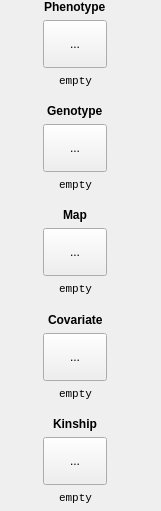
   <widget class="QFrame" name="frame_10">
    <property name="geometry">
     <rect>
      <x>10</x>
      <y>20</y>
      <width>161</width>
      <height>511</height>
     </rect>
    </property>
    <property name="sizePolicy">
     <sizepolicy hsizetype="Preferred" vsizetype="Preferred">
      <horstretch>0</horstretch>
      <verstretch>0</verstretch>
     </sizepolicy>
    </property>
    <property name="layoutDirection">
     <enum>Qt::LeftToRight</enum>
    </property>
    <property name="frameShape">
     <enum>QFrame::NoFrame</enum>
    </property>
    <property name="frameShadow">
     <enum>QFrame::Plain</enum>
    </property>
    <widget class="QWidget" name="layoutWidget_2">
     <property name="geometry">
      <rect>
       <x>0</x>
       <y>0</y>
       <width>151</width>
       <height>505</height>
      </rect>
     </property>
     <layout class="QGridLayout" name="gridLayout_3">
      <item row="0" column="0">
       <layout class="QVBoxLayout" name="verticalLayout_2">
        <item alignment="Qt::AlignHCenter">
         <widget class="QLabel" name="label_3">
          <property name="font">
           <font>
            <family>Arial</family>
            <weight>75</weight>
            <bold>true</bold>
           </font>
          </property>
          <property name="text">
           <string>Phenotype</string>
          </property>
         </widget>
        </item>
        <item alignment="Qt::AlignHCenter">
         <widget class="MToolButton" name="pheFileToolButton">
          <property name="minimumSize">
           <size>
            <width>64</width>
            <height>48</height>
           </size>
          </property>
          <property name="cursor">
           <cursorShape>PointingHandCursor</cursorShape>
          </property>
          <property name="acceptDrops">
           <bool>true</bool>
          </property>
          <property name="text">
           <string>...</string>
          </property>
          <property name="iconSize">
           <size>
            <width>32</width>
            <height>32</height>
           </size>
          </property>
          <property name="autoRaise">
           <bool>false</bool>
          </property>
         </widget>
        </item>
        <item alignment="Qt::AlignHCenter">
         <widget class="QLabel" name="pheFileLabel">
          <property name="font">
           <font>
            <family>Courier New</family>
            <pointsize>8</pointsize>
            <kerning>true</kerning>
           </font>
          </property>
          <property name="text">
           <string>empty</string>
          </property>
          <property name="alignment">
           <set>Qt::AlignRight|Qt::AlignTrailing|Qt::AlignVCenter</set>
          </property>
         </widget>
        </item>
       </layout>
      </item>
      <item row="3" column="0">
       <layout class="QVBoxLayout" name="verticalLayout_6">
        <item alignment="Qt::AlignHCenter">
         <widget class="QLabel" name="label_10">
          <property name="font">
           <font>
            <family>Arial</family>
            <weight>75</weight>
            <bold>true</bold>
           </font>
          </property>
          <property name="text">
           <string>Map</string>
          </property>
         </widget>
        </item>
        <item alignment="Qt::AlignHCenter">
         <widget class="MToolButton" name="mapFileToolButton">
          <property name="minimumSize">
           <size>
            <width>64</width>
            <height>48</height>
           </size>
          </property>
          <property name="cursor">
           <cursorShape>PointingHandCursor</cursorShape>
          </property>
          <property name="acceptDrops">
           <bool>true</bool>
          </property>
          <property name="text">
           <string>...</string>
          </property>
          <property name="iconSize">
           <size>
            <width>32</width>
            <height>32</height>
           </size>
          </property>
         </widget>
        </item>
        <item alignment="Qt::AlignHCenter">
         <widget class="QLabel" name="mapFileLabel">
          <property name="font">
           <font>
            <family>Courier New</family>
            <pointsize>8</pointsize>
            <kerning>true</kerning>
           </font>
          </property>
          <property name="text">
           <string>empty</string>
          </property>
          <property name="alignment">
           <set>Qt::AlignRight|Qt::AlignTrailing|Qt::AlignVCenter</set>
          </property>
         </widget>
        </item>
        <item>
         <spacer name="verticalSpacer_11">
          <property name="orientation">
           <enum>Qt::Vertical</enum>
          </property>
          <property name="sizeHint" stdset="0">
           <size>
            <width>20</width>
            <height>40</height>
           </size>
          </property>
         </spacer>
        </item>
       </layout>
      </item>
      <item row="2" column="0">
       <layout class="QVBoxLayout" name="verticalLayout_5">
        <item alignment="Qt::AlignHCenter">
         <widget class="QLabel" name="label_7">
          <property name="font">
           <font>
            <family>Arial</family>
            <weight>75</weight>
            <bold>true</bold>
           </font>
          </property>
          <property name="text">
           <string>Genotype</string>
          </property>
         </widget>
        </item>
        <item alignment="Qt::AlignHCenter">
         <widget class="MToolButton" name="genoFileToolButton">
          <property name="minimumSize">
           <size>
            <width>64</width>
            <height>48</height>
           </size>
          </property>
          <property name="cursor">
           <cursorShape>PointingHandCursor</cursorShape>
          </property>
          <property name="acceptDrops">
           <bool>true</bool>
          </property>
          <property name="text">
           <string>...</string>
          </property>
          <property name="iconSize">
           <size>
            <width>32</width>
            <height>32</height>
           </size>
          </property>
         </widget>
        </item>
        <item alignment="Qt::AlignHCenter">
         <widget class="QLabel" name="genoFileLabel">
          <property name="font">
           <font>
            <family>Courier New</family>
            <pointsize>8</pointsize>
            <kerning>true</kerning>
           </font>
          </property>
          <property name="text">
           <string>empty</string>
          </property>
          <property name="alignment">
           <set>Qt::AlignRight|Qt::AlignTrailing|Qt::AlignVCenter</set>
          </property>
         </widget>
        </item>
        <item>
         <spacer name="verticalSpacer_10">
          <property name="orientation">
           <enum>Qt::Vertical</enum>
          </property>
          <property name="sizeHint" stdset="0">
           <size>
            <width>20</width>
            <height>40</height>
           </size>
          </property>
         </spacer>
        </item>
       </layout>
      </item>
      <item row="4" column="0">
       <layout class="QVBoxLayout" name="verticalLayout_7">
        <item alignment="Qt::AlignHCenter">
         <widget class="QLabel" name="label_14">
          <property name="font">
           <font>
            <family>Arial</family>
            <weight>75</weight>
            <bold>true</bold>
           </font>
          </property>
          <property name="text">
           <string>Covariate</string>
          </property>
         </widget>
        </item>
        <item alignment="Qt::AlignHCenter">
         <widget class="MToolButton" name="covarFileToolButton">
          <property name="minimumSize">
           <size>
            <width>64</width>
            <height>48</height>
           </size>
          </property>
          <property name="cursor">
           <cursorShape>PointingHandCursor</cursorShape>
          </property>
          <property name="acceptDrops">
           <bool>true</bool>
          </property>
          <property name="text">
           <string>...</string>
          </property>
          <property name="iconSize">
           <size>
            <width>32</width>
            <height>32</height>
           </size>
          </property>
         </widget>
        </item>
        <item alignment="Qt::AlignHCenter">
         <widget class="QLabel" name="covarFileLabel">
          <property name="font">
           <font>
            <family>Courier New</family>
            <pointsize>8</pointsize>
            <kerning>true</kerning>
           </font>
          </property>
          <property name="text">
           <string>empty</string>
          </property>
          <property name="alignment">
           <set>Qt::AlignRight|Qt::AlignTrailing|Qt::AlignVCenter</set>
          </property>
         </widget>
        </item>
       </layout>
      </item>
      <item row="5" column="0">
       <spacer name="verticalSpacer_12">
        <property name="orientation">
         <enum>Qt::Vertical</enum>
        </property>
        <property name="sizeHint" stdset="0">
         <size>
          <width>20</width>
          <height>40</height>
         </size>
        </property>
       </spacer>
      </item>
      <item row="6" column="0">
       <layout class="QVBoxLayout" name="verticalLayout_8">
        <item alignment="Qt::AlignHCenter">
         <widget class="QLabel" name="label_17">
          <property name="font">
           <font>
            <family>Arial</family>
            <weight>75</weight>
            <bold>true</bold>
           </font>
          </property>
          <property name="text">
           <string>Kinship</string>
          </property>
         </widget>
        </item>
        <item alignment="Qt::AlignHCenter">
         <widget class="MToolButton" name="kinFileToolButton">
          <property name="minimumSize">
           <size>
            <width>64</width>
            <height>48</height>
           </size>
          </property>
          <property name="cursor">
           <cursorShape>PointingHandCursor</cursorShape>
          </property>
          <property name="acceptDrops">
           <bool>true</bool>
          </property>
          <property name="text">
           <string>...</string>
          </property>
          <property name="iconSize">
           <size>
            <width>32</width>
            <height>32</height>
           </size>
          </property>
         </widget>
        </item>
        <item alignment="Qt::AlignHCenter">
         <widget class="QLabel" name="kinFileLabel">
          <property name="font">
           <font>
            <family>Courier New</family>
            <pointsize>8</pointsize>
            <kerning>true</kerning>
           </font>
          </property>
          <property name="text">
           <string>empty</string>
          </property>
          <property name="alignment">
           <set>Qt::AlignRight|Qt::AlignTrailing|Qt::AlignVCenter</set>
          </property>
         </widget>
        </item>
       </layout>
      </item>
      <item row="1" column="0">
       <spacer name="verticalSpacer_9">
        <property name="orientation">
         <enum>Qt::Vertical</enum>
        </property>
        <property name="sizeHint" stdset="0">
         <size>
          <width>20</width>
          <height>40</height>
         </size>
        </property>
       </spacer>
      </item>
     </layout>
    </widget>
   </widget>
